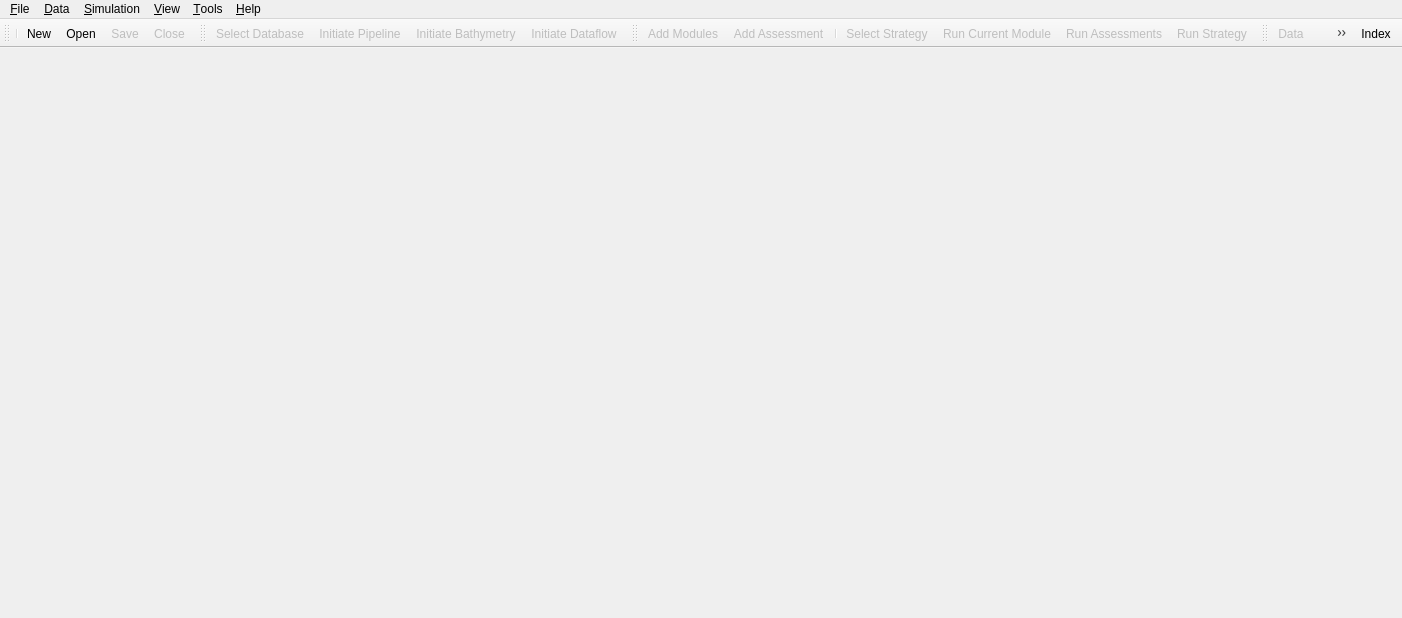
<?xml version="1.0" encoding="UTF-8"?>
<ui version="4.0">
 <class>MainWindow</class>
 <widget class="QMainWindow" name="MainWindow">
  <property name="geometry">
   <rect>
    <x>0</x>
    <y>0</y>
    <width>1402</width>
    <height>618</height>
   </rect>
  </property>
  <property name="sizePolicy">
   <sizepolicy hsizetype="MinimumExpanding" vsizetype="MinimumExpanding">
    <horstretch>0</horstretch>
    <verstretch>0</verstretch>
   </sizepolicy>
  </property>
  <property name="windowTitle">
   <string>DTOcean</string>
  </property>
  <property name="windowIcon">
   <iconset resource="../resources_mainwindow.qrc">
    <normaloff>:/icons/turbine.ico</normaloff>:/icons/turbine.ico</iconset>
  </property>
  <property name="iconSize">
   <size>
    <width>28</width>
    <height>28</height>
   </size>
  </property>
  <property name="dockNestingEnabled">
   <bool>true</bool>
  </property>
  <property name="dockOptions">
   <set>QMainWindow::DockOption::AllowNestedDocks|QMainWindow::DockOption::AllowTabbedDocks|QMainWindow::DockOption::AnimatedDocks|QMainWindow::DockOption::VerticalTabs</set>
  </property>
  <property name="unifiedTitleAndToolBarOnMac">
   <bool>true</bool>
  </property>
  <widget class="QWidget" name="centralWidget">
   <layout class="QVBoxLayout" name="verticalLayout">
    <property name="leftMargin">
     <number>2</number>
    </property>
    <property name="topMargin">
     <number>4</number>
    </property>
    <property name="rightMargin">
     <number>2</number>
    </property>
    <property name="bottomMargin">
     <number>2</number>
    </property>
    <item>
     <widget class="QStackedWidget" name="stackedWidget">
      <property name="enabled">
       <bool>true</bool>
      </property>
     </widget>
    </item>
   </layout>
  </widget>
  <widget class="QMenuBar" name="menuBar">
   <property name="geometry">
    <rect>
     <x>0</x>
     <y>0</y>
     <width>1402</width>
     <height>33</height>
    </rect>
   </property>
   <widget class="QMenu" name="menuFile">
    <property name="title">
     <string>&amp;File</string>
    </property>
    <addaction name="actionNew"/>
    <addaction name="separator"/>
    <addaction name="actionOpen"/>
    <addaction name="separator"/>
    <addaction name="actionSave"/>
    <addaction name="actionSave_As"/>
    <addaction name="separator"/>
    <addaction name="actionProperties"/>
    <addaction name="separator"/>
    <addaction name="actionClose"/>
    <addaction name="actionExit"/>
   </widget>
   <widget class="QMenu" name="menuHelp">
    <property name="title">
     <string>&amp;Help</string>
    </property>
    <addaction name="actionHelp_Index"/>
    <addaction name="separator"/>
    <addaction name="actionView_Logs"/>
    <addaction name="separator"/>
    <addaction name="actionAbout"/>
   </widget>
   <widget class="QMenu" name="menuSimulation">
    <property name="title">
     <string>&amp;Simulation</string>
    </property>
    <addaction name="actionAdd_Modules"/>
    <addaction name="actionAdd_Assessment"/>
    <addaction name="separator"/>
    <addaction name="actionAdd_Strategy"/>
    <addaction name="actionRun_Current"/>
    <addaction name="actionRun_Themes"/>
    <addaction name="actionRun_Strategy"/>
   </widget>
   <widget class="QMenu" name="menuData">
    <property name="title">
     <string>&amp;Data</string>
    </property>
    <addaction name="actionSelect_Database"/>
    <addaction name="separator"/>
    <addaction name="actionInitiate_Pipeline"/>
    <addaction name="actionInitiate_Bathymetry"/>
    <addaction name="actionInitiate_Dataflow"/>
    <addaction name="separator"/>
    <addaction name="actionExport"/>
    <addaction name="actionExport_mask"/>
    <addaction name="actionImport"/>
    <addaction name="actionImport_skip"/>
   </widget>
   <widget class="QMenu" name="menuView">
    <property name="title">
     <string>&amp;View</string>
    </property>
    <addaction name="actionShow_Pipeline"/>
    <addaction name="actionShow_Simulations"/>
    <addaction name="actionSystem_Log"/>
    <addaction name="separator"/>
    <addaction name="actionData"/>
    <addaction name="actionPlots"/>
    <addaction name="actionComparison"/>
   </widget>
   <widget class="QMenu" name="menuTools">
    <property name="title">
     <string>&amp;Tools</string>
    </property>
    <addaction name="separator"/>
   </widget>
   <addaction name="menuFile"/>
   <addaction name="menuData"/>
   <addaction name="menuSimulation"/>
   <addaction name="menuView"/>
   <addaction name="menuTools"/>
   <addaction name="menuHelp"/>
  </widget>
  <widget class="QToolBar" name="fileToolBar">
   <property name="sizePolicy">
    <sizepolicy hsizetype="Minimum" vsizetype="Minimum">
     <horstretch>0</horstretch>
     <verstretch>0</verstretch>
    </sizepolicy>
   </property>
   <property name="cursor">
    <cursorShape>CrossCursor</cursorShape>
   </property>
   <property name="windowTitle">
    <string>File</string>
   </property>
   <attribute name="toolBarArea">
    <enum>TopToolBarArea</enum>
   </attribute>
   <attribute name="toolBarBreak">
    <bool>false</bool>
   </attribute>
   <addaction name="separator"/>
   <addaction name="actionNew"/>
   <addaction name="actionOpen"/>
   <addaction name="actionSave"/>
   <addaction name="actionClose"/>
  </widget>
  <widget class="QToolBar" name="scenarioToolBar">
   <property name="windowTitle">
    <string>Data</string>
   </property>
   <attribute name="toolBarArea">
    <enum>TopToolBarArea</enum>
   </attribute>
   <attribute name="toolBarBreak">
    <bool>false</bool>
   </attribute>
   <addaction name="actionSelect_Database"/>
   <addaction name="actionInitiate_Pipeline"/>
   <addaction name="actionInitiate_Bathymetry"/>
   <addaction name="actionInitiate_Dataflow"/>
  </widget>
  <widget class="QToolBar" name="simulationToolBar">
   <property name="windowTitle">
    <string>Simulation</string>
   </property>
   <attribute name="toolBarArea">
    <enum>TopToolBarArea</enum>
   </attribute>
   <attribute name="toolBarBreak">
    <bool>false</bool>
   </attribute>
   <addaction name="actionAdd_Modules"/>
   <addaction name="actionAdd_Assessment"/>
   <addaction name="separator"/>
   <addaction name="actionAdd_Strategy"/>
   <addaction name="actionRun_Current"/>
   <addaction name="actionRun_Themes"/>
   <addaction name="actionRun_Strategy"/>
  </widget>
  <widget class="QToolBar" name="viewToolBar">
   <property name="enabled">
    <bool>true</bool>
   </property>
   <property name="windowTitle">
    <string>View</string>
   </property>
   <attribute name="toolBarArea">
    <enum>TopToolBarArea</enum>
   </attribute>
   <attribute name="toolBarBreak">
    <bool>false</bool>
   </attribute>
   <addaction name="actionData"/>
   <addaction name="actionPlots"/>
   <addaction name="actionComparison"/>
  </widget>
  <widget class="QToolBar" name="toolBar">
   <property name="windowTitle">
    <string>Help</string>
   </property>
   <property name="layoutDirection">
    <enum>Qt::LayoutDirection::RightToLeft</enum>
   </property>
   <property name="movable">
    <bool>false</bool>
   </property>
   <attribute name="toolBarArea">
    <enum>TopToolBarArea</enum>
   </attribute>
   <attribute name="toolBarBreak">
    <bool>false</bool>
   </attribute>
   <addaction name="actionHelp_Index"/>
  </widget>
  <action name="actionNew">
   <property name="enabled">
    <bool>true</bool>
   </property>
   <property name="icon">
    <iconset resource="../resources_mainwindow.qrc">
     <normaloff>:/icons/document-new.svg</normaloff>:/icons/document-new.svg</iconset>
   </property>
   <property name="text">
    <string>&amp;New</string>
   </property>
  </action>
  <action name="actionExit">
   <property name="text">
    <string>Exit</string>
   </property>
  </action>
  <action name="actionOpen">
   <property name="enabled">
    <bool>true</bool>
   </property>
   <property name="icon">
    <iconset resource="../resources_mainwindow.qrc">
     <normaloff>:/icons/document-open.svg</normaloff>:/icons/document-open.svg</iconset>
   </property>
   <property name="text">
    <string>Open...</string>
   </property>
  </action>
  <action name="actionOpen_Recent">
   <property name="checkable">
    <bool>true</bool>
   </property>
   <property name="enabled">
    <bool>false</bool>
   </property>
   <property name="text">
    <string>Open Recent...</string>
   </property>
   <property name="shortcutContext">
    <enum>Qt::ShortcutContext::WindowShortcut</enum>
   </property>
  </action>
  <action name="actionSave">
   <property name="enabled">
    <bool>false</bool>
   </property>
   <property name="icon">
    <iconset resource="../resources_mainwindow.qrc">
     <normaloff>:/icons/media-floppy.svg</normaloff>:/icons/media-floppy.svg</iconset>
   </property>
   <property name="text">
    <string>Save</string>
   </property>
   <property name="toolTip">
    <string>Save</string>
   </property>
   <property name="shortcut">
    <string>Ctrl+S</string>
   </property>
  </action>
  <action name="actionSave_As">
   <property name="enabled">
    <bool>false</bool>
   </property>
   <property name="text">
    <string>Save As...</string>
   </property>
  </action>
  <action name="actionInitiate_Pipeline">
   <property name="enabled">
    <bool>false</bool>
   </property>
   <property name="icon">
    <iconset resource="../resources_mainwindow.qrc">
     <normaloff>:/icons/db_update.png</normaloff>:/icons/db_update.png</iconset>
   </property>
   <property name="text">
    <string>Initiate Pipeline</string>
   </property>
  </action>
  <action name="actionSelect_Database">
   <property name="enabled">
    <bool>false</bool>
   </property>
   <property name="icon">
    <iconset resource="../resources_mainwindow.qrc">
     <normaloff>:/icons/db_select.png</normaloff>:/icons/db_select.png</iconset>
   </property>
   <property name="text">
    <string>Select Database...</string>
   </property>
  </action>
  <action name="actionAdd_Modules">
   <property name="enabled">
    <bool>false</bool>
   </property>
   <property name="icon">
    <iconset resource="../resources_mainwindow.qrc">
     <normaloff>:/icons/hardware.png</normaloff>:/icons/hardware.png</iconset>
   </property>
   <property name="text">
    <string>Add Modules...</string>
   </property>
  </action>
  <action name="actionAdd_Assessment">
   <property name="enabled">
    <bool>false</bool>
   </property>
   <property name="icon">
    <iconset resource="../resources_mainwindow.qrc">
     <normaloff>:/icons/calc.png</normaloff>:/icons/calc.png</iconset>
   </property>
   <property name="text">
    <string>Add Assessment...</string>
   </property>
  </action>
  <action name="actionAdd_Strategy">
   <property name="enabled">
    <bool>false</bool>
   </property>
   <property name="icon">
    <iconset resource="../resources_mainwindow.qrc">
     <normaloff>:/icons/kwin4.png</normaloff>:/icons/kwin4.png</iconset>
   </property>
   <property name="text">
    <string>Select Strategy...</string>
   </property>
  </action>
  <action name="actionInitiate_Dataflow">
   <property name="enabled">
    <bool>false</bool>
   </property>
   <property name="icon">
    <iconset resource="../resources_mainwindow.qrc">
     <normaloff>:/icons/pipe.png</normaloff>:/icons/pipe.png</iconset>
   </property>
   <property name="text">
    <string>Initiate Dataflow</string>
   </property>
  </action>
  <action name="actionRun_Strategy">
   <property name="enabled">
    <bool>false</bool>
   </property>
   <property name="icon">
    <iconset resource="../resources_mainwindow.qrc">
     <normaloff>:/icons/player_end.png</normaloff>:/icons/player_end.png</iconset>
   </property>
   <property name="text">
    <string>Run Strategy</string>
   </property>
   <property name="toolTip">
    <string>Run Strategy</string>
   </property>
  </action>
  <action name="actionProperties">
   <property name="enabled">
    <bool>false</bool>
   </property>
   <property name="text">
    <string>Properties...</string>
   </property>
  </action>
  <action name="actionClose">
   <property name="enabled">
    <bool>false</bool>
   </property>
   <property name="icon">
    <iconset resource="../resources_mainwindow.qrc">
     <normaloff>:/icons/colors-window-close.svg</normaloff>:/icons/colors-window-close.svg</iconset>
   </property>
   <property name="text">
    <string>Close</string>
   </property>
  </action>
  <action name="actionRun_Current">
   <property name="enabled">
    <bool>false</bool>
   </property>
   <property name="icon">
    <iconset resource="../resources_mainwindow.qrc">
     <normaloff>:/icons/player_play.png</normaloff>:/icons/player_play.png</iconset>
   </property>
   <property name="text">
    <string>Run Current Module</string>
   </property>
  </action>
  <action name="actionCopy">
   <property name="enabled">
    <bool>false</bool>
   </property>
   <property name="icon">
    <iconset resource="../resources_mainwindow.qrc">
     <normaloff>:/icons/editcopy.png</normaloff>:/icons/editcopy.png</iconset>
   </property>
   <property name="text">
    <string>Copy</string>
   </property>
  </action>
  <action name="actionPaste">
   <property name="enabled">
    <bool>false</bool>
   </property>
   <property name="icon">
    <iconset resource="../resources_mainwindow.qrc">
     <normaloff>:/icons/editpaste.png</normaloff>:/icons/editpaste.png</iconset>
   </property>
   <property name="text">
    <string>Paste</string>
   </property>
  </action>
  <action name="actionUndo">
   <property name="enabled">
    <bool>false</bool>
   </property>
   <property name="icon">
    <iconset resource="../resources_mainwindow.qrc">
     <normaloff>:/icons/undo-128.png</normaloff>:/icons/undo-128.png</iconset>
   </property>
   <property name="text">
    <string>Undo</string>
   </property>
  </action>
  <action name="actionRedo">
   <property name="enabled">
    <bool>false</bool>
   </property>
   <property name="icon">
    <iconset resource="../resources_mainwindow.qrc">
     <normaloff>:/icons/redo-128.png</normaloff>:/icons/redo-128.png</iconset>
   </property>
   <property name="text">
    <string>Redo</string>
   </property>
  </action>
  <action name="actionHelp_Index">
   <property name="enabled">
    <bool>true</bool>
   </property>
   <property name="icon">
    <iconset resource="../resources_mainwindow.qrc">
     <normaloff>:/icons/help_index.png</normaloff>:/icons/help_index.png</iconset>
   </property>
   <property name="text">
    <string>Index...</string>
   </property>
  </action>
  <action name="actionSystem_Log">
   <property name="enabled">
    <bool>false</bool>
   </property>
   <property name="text">
    <string>Show System</string>
   </property>
  </action>
  <action name="actionData">
   <property name="checkable">
    <bool>true</bool>
   </property>
   <property name="enabled">
    <bool>false</bool>
   </property>
   <property name="icon">
    <iconset resource="../resources_mainwindow.qrc">
     <normaloff>:/icons/data.svg</normaloff>:/icons/data.svg</iconset>
   </property>
   <property name="text">
    <string>Data</string>
   </property>
  </action>
  <action name="actionPlots">
   <property name="checkable">
    <bool>true</bool>
   </property>
   <property name="enabled">
    <bool>false</bool>
   </property>
   <property name="icon">
    <iconset resource="../resources_mainwindow.qrc">
     <normaloff>:/icons/plots.png</normaloff>:/icons/plots.png</iconset>
   </property>
   <property name="text">
    <string>Plots</string>
   </property>
  </action>
  <action name="actionComparison">
   <property name="checkable">
    <bool>true</bool>
   </property>
   <property name="enabled">
    <bool>false</bool>
   </property>
   <property name="icon">
    <iconset resource="../resources_mainwindow.qrc">
     <normaloff>:/icons/ruler.svg</normaloff>:/icons/ruler.svg</iconset>
   </property>
   <property name="text">
    <string>Comparisons</string>
   </property>
  </action>
  <action name="actionShow_Simulations">
   <property name="enabled">
    <bool>false</bool>
   </property>
   <property name="text">
    <string>Show Simulations</string>
   </property>
  </action>
  <action name="actionShow_Pipeline">
   <property name="enabled">
    <bool>false</bool>
   </property>
   <property name="text">
    <string>Show Pipeline</string>
   </property>
  </action>
  <action name="actionInitiate_Bathymetry">
   <property name="enabled">
    <bool>false</bool>
   </property>
   <property name="icon">
    <iconset resource="../resources_mainwindow.qrc">
     <normaloff>:/icons/maps.svg</normaloff>:/icons/maps.svg</iconset>
   </property>
   <property name="text">
    <string>Initiate Bathymetry</string>
   </property>
  </action>
  <action name="actionRun_Themes">
   <property name="enabled">
    <bool>false</bool>
   </property>
   <property name="icon">
    <iconset resource="../resources_mainwindow.qrc">
     <normaloff>:/icons/player_calc.png</normaloff>:/icons/player_calc.png</iconset>
   </property>
   <property name="text">
    <string>Run Assessments</string>
   </property>
   <property name="toolTip">
    <string>Run Themes</string>
   </property>
  </action>
  <action name="actionWEC_Simulator">
   <property name="text">
    <string>WEC Simulator</string>
   </property>
  </action>
  <action name="actionAbout">
   <property name="icon">
    <iconset resource="../resources_mainwindow.qrc">
     <normaloff>:/icons/Information_icon.svg</normaloff>:/icons/Information_icon.svg</iconset>
   </property>
   <property name="text">
    <string>About DTOcean...</string>
   </property>
  </action>
  <action name="actionTest_Tool">
   <property name="text">
    <string>Test Tool</string>
   </property>
  </action>
  <action name="actionExport">
   <property name="enabled">
    <bool>false</bool>
   </property>
   <property name="text">
    <string>Export...</string>
   </property>
  </action>
  <action name="actionImport">
   <property name="enabled">
    <bool>false</bool>
   </property>
   <property name="text">
    <string>Import...</string>
   </property>
  </action>
  <action name="actionImport_skip">
   <property name="enabled">
    <bool>false</bool>
   </property>
   <property name="text">
    <string>Import (skip satisfied)...</string>
   </property>
  </action>
  <action name="actionExport_mask">
   <property name="enabled">
    <bool>false</bool>
   </property>
   <property name="text">
    <string>Export (mask outputs)...</string>
   </property>
  </action>
  <action name="actionView_Logs">
   <property name="icon">
    <iconset resource="../resources_mainwindow.qrc">
     <normaloff>:/icons/folder_open.png</normaloff>:/icons/folder_open.png</iconset>
   </property>
   <property name="text">
    <string>View Logs...</string>
   </property>
  </action>
 </widget>
 <layoutdefault spacing="6" margin="11"/>
 <resources>
  <include location="../resources_mainwindow.qrc"/>
 </resources>
 <connections>
  <connection>
   <sender>actionExit</sender>
   <signal>triggered()</signal>
   <receiver>MainWindow</receiver>
   <slot>close()</slot>
   <hints>
    <hint type="sourcelabel">
     <x>-1</x>
     <y>-1</y>
    </hint>
    <hint type="destinationlabel">
     <x>541</x>
     <y>321</y>
    </hint>
   </hints>
  </connection>
 </connections>
</ui>
